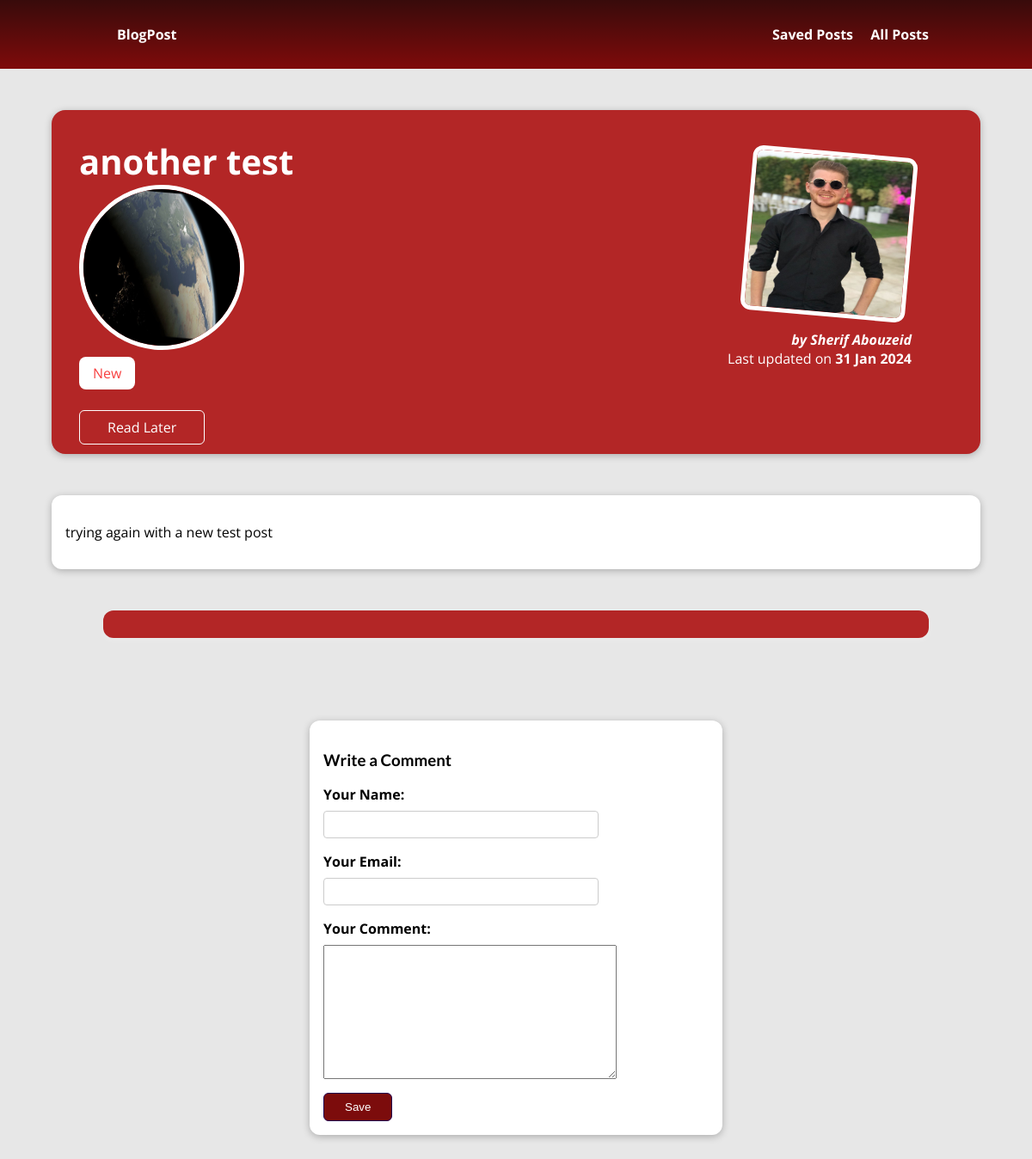
Page /another-test on the committed database.
### blogpost/models.py (models this page shows, shortened)
class Post(models.Model):
    author = models.ForeignKey(Author, on_delete=models.CASCADE)
    title = models.CharField(max_length=100)
    excerpt = models.CharField(max_length=200)
    image = models.ImageField(upload_to="post/", default="")
    content = models.TextField(validators=[MinLengthValidator(10)])
    time_posted = models.DateField()
    tag = models.ManyToManyField(Tag)
    slug = models.SlugField(default="", blank=True, null=False, db_index=True)

class Tag(models.Model):
    caption = models.CharField(max_length=12)

class Author(models.Model):
    first_name = models.CharField(max_length=100)
    last_name = models.CharField(max_length=100)
    email = models.EmailField(max_length=300)
    image = models.ImageField(upload_to="author/", default="")

### blogpost/views.py (the view, shortened to what this page needs)
# urls.py: path("<slug:slug>", views.post_detailView.as_view(), name="post-detail"),
class post_detailView(View):
    def is_stored_post(self, request, post_id):
        stored_posts = request.session.get("stored_posts")
        if stored_posts is not None:
            is_saved_for_later = post_id in stored_posts
        else:
            is_saved_for_later = False
        return is_saved_for_later
    def get(self, request, slug):
        post = Post.objects.get(slug=slug)
        context = {
            "post": post,
            "comment_form" : CommentForm(),
            "saved_for_later": self.is_stored_post(request, post.id)
        }
        return render(request, "blogpost/post_detail.html", context)

### blogpost/form.py
class CommentForm(forms.ModelForm):
    class Meta:
        model = Comment
        exclude = ['post']
        labels = {
            "user_name": "Your Name",
            "user_email": "Your Email",
            "text": "Your Comment"
        }

### blogpost/templates/blogpost/post_detail.html (shortened to what this page needs)
{% extends "blogpost/base.html" %}
{% load static %}
{% block css_files %}
<link rel="stylesheet" href="{%static "/blogpost/post_detail.css" %}"/>
{% endblock  %}
{% block content %}
<section id ="summary">
    <h4> {{ post.title }}</h4>
    <img id="postimg" src="{{post.image.url}}" />
    <div>
        {% for tag in post.tag.all %}
            <span class="tag">{{ tag.caption }}</span>
        {% endfor %}
    </div>
    <div id="read-later">
      <form action="{% url "read-later" %}" method="POST">
        <button>
          {% if saved_for_later %}
            Remove from Stored Posts
          {% else %}
            Read Later
          {% endif %}
        </button>
    </form>
    </div>
    <article>
        <img src="{{post.author.image.url}}"/>
        <address>by <a href="mailto: {{post.author.email}}">{{post.author.first_name}} {{post.author.last_name}} </a></address>
        <div>Last updated on <time>{{ post.time_posted|date:"d M Y" }}</time></div>
    </article>
</section>
<main>
  {{ post.content|linebreaks }}
</main>
<section id="comments">
</section>
<div>
    <form id="comment" action="{% url "post-detail" post.slug %}" method="POST">
        <h3>Write a Comment</h3>
        {% for field in comment_form %}
          <div class="form-control {% if field.errors %}errors{% endif %}">
            {{field.label_tag }}
            {{field}}
          </div>
        {% endfor %}
        <button>Save</button>
    </form>
  </div>
{% endblock %}

### blogpost/static/blogpost/app.css (style rules this page uses)
* { box-sizing: border-box; }
html { font-family: 'Open Sans', 'Lato', sans-serif; }
body { margin: 0; }
h1, h2, h3 { font-family: 'Lato', sans-serif; font-weight: bold; }

### blogpost/static/blogpost/post_detail.css (style rules this page uses)
body { background-color: #e7e7e7; }
#summary { margin: 8rem auto 3rem auto; padding: 2rem; width: 90%; max-width: 90rem; border-radius: 16px; background-color: #b32626; position: relative; box-shadow: 0 2px 8px rgba(0, 0, 0, 0.25); height: 25rem; }
#summary h4 { color: white; font-size: 2.5rem; margin-bottom: 0rem; margin-top: 0rem; }
#summary article { position: absolute; top: 2rem; right: 3rem; padding: 1rem 2rem; border-radius: 12px; text-align: right; color: white; }
#postimg { width: 12rem; height: 12rem; border-radius: 100px; transform: rotateZ(5deg); border: 5px solid white; margin-bottom: 1rem; }
#summary article img { width: 12rem; height: 12rem; border-radius: 12px; transform: rotateZ(5deg); border: 5px solid white; margin-bottom: 1rem; }
#summary address { font-weight: bold; }
#summary a { color: white; text-decoration: none; }
#summary time { font-weight: bold; }
main { width: 90%; max-width: 90rem; margin: 3rem auto; background-color: white; padding: 1rem; border-radius: 12px; box-shadow: 0 2px 8px rgba(0, 0, 0, 0.25); }
.tag { background-color: white; color: #f74040; padding: 0.5rem 1rem; border-radius: 8px; }
#comment { margin: 6rem auto; width: 90%; max-width: 30rem; padding: 1rem; border-radius: 12px; background-color: white; box-shadow: 0 2px 8px rgba(0, 0, 0, 0.26); }
button { cursor: pointer; padding: 0.5rem 1.5rem; border-radius: 6px; background-color: #7c0c0c; color: white; border: 1px solid #1f0050; }
.form-control { margin-bottom: 1rem; }
.form-control input { font: inherit; padding: 0.25rem; border-radius: 4px; border: 1px solid #ccc; display: block; width: 20rem; }
.form-control label { font-weight: bold; display: block; margin-bottom: 0.5rem; }
#comments { margin: 3rem auto; width: 90%; max-width: 60rem; border-radius: 12px; background-color: #b32626; box-shadow: 0 2px 8px rgba(255, 255, 255, 0.25); padding: 1rem 2rem; }
#read-later { margin: 2rem 0; }
#read-later button { background-color: transparent; border: 1px solid white; padding: 0.5rem 2rem; font: inherit; color: white; cursor: pointer; }

### rows in the picture
Post: title "another test", image (picture), author.image (picture), author.first_name "Sherif", author.last_name "Abouzeid", time_posted "31 Jan 2024", content "trying again with a new test post"
Tag: caption "New"

### other values in the picture
{{ field.label_tag }} "Your Name:" "Your Email:" "Your Comment:"
